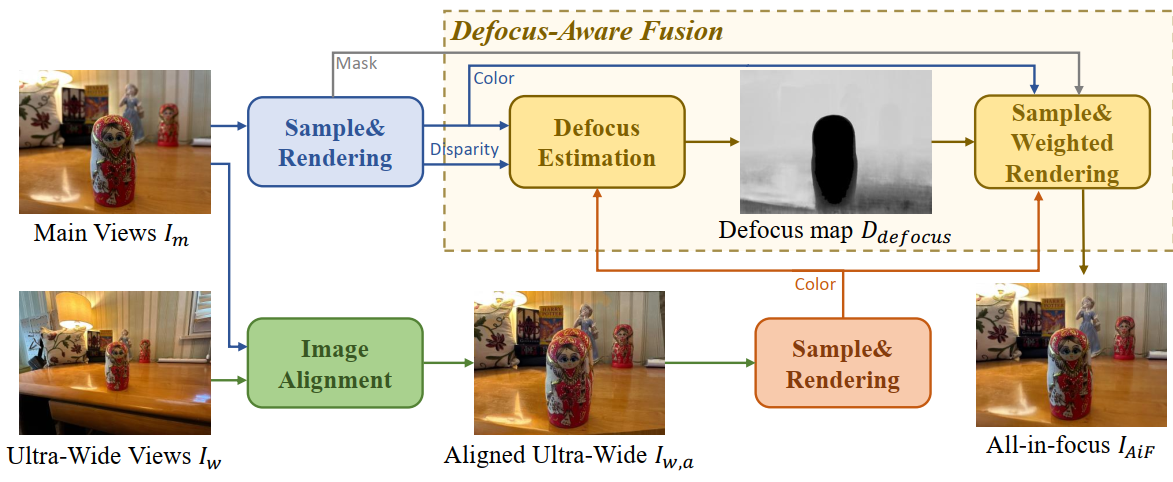
#> input picture dcnerf_github.png, 1173 x 482 px
$ python -i load_helper.py   (imports and definitions only)
#> lines starting #> are read from the running program, lines starting #| are printed output that depends on the picture
# Copyright 2020 Google LLC, University of Victoria, Czech Technical University
#
# Licensed under the Apache License, Version 2.0 (the "License");
# you may not use this file except in compliance with the License.
# You may obtain a copy of the License at
#
#      http://www.apache.org/licenses/LICENSE-2.0
#
# Unless required by applicable law or agreed to in writing, software
# distributed under the License is distributed on an "AS IS" BASIS,
# WITHOUT WARRANTIES OR CONDITIONS OF ANY KIND, either express or implied.
# See the License for the specific language governing permissions and
# limitations under the License.

import os
import cv2
import numpy as np
from .io_helper import load_h5


def load_image(image_path,
               use_color_image=False,
               input_width=512,
               crop_center=True,
               force_rgb=False):
    '''
    Loads image and do preprocessing.

    Parameters
    ----------
    image_path: Fullpath to the image.
    use_color_image: Flag to read color/gray image
    input_width: Width of the image for scaling
    crop_center: Flag to crop while scaling
    force_rgb: Flag to convert color image from BGR to RGB

    Returns
    -------
    Tuple of (Color/Gray image, scale_factor)
    '''
#> called with image_path = '../../../dcnerf_github.png', use_color_image = False, input_width = 512, crop_center = True, force_rgb = False

    # Assuming all images in the directory are color images
    image = cv2.imread(image_path)
#> image is the input picture: shape (482, 1173, 3); mean B, G, R 190, 206.5, 216.6
    if not use_color_image:
        image = cv2.cvtColor(image, cv2.COLOR_BGR2GRAY)
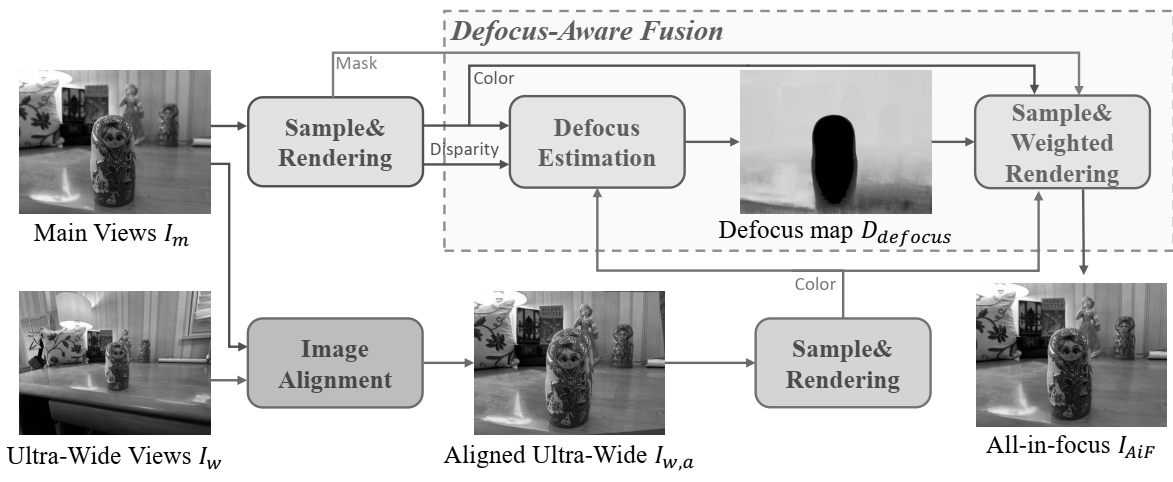
#> image: shape (482, 1173); min 0, max 255, mean 207.6
    elif force_rgb:
        image = cv2.cvtColor(image, cv2.COLOR_BGR2RGB)

    # Crop center and resize image into something reasonable
    scale_factor = 1.0
    if crop_center:
        rows, cols = image.shape[:2]
#> rows = 482; cols = 1173
        if rows > cols:
            cut = (rows - cols) // 2
            img_cropped = image[cut:cut + cols, :]
        else:
            cut = (cols - rows) // 2
#> cut = 345
            img_cropped = image[:, cut:cut + rows]
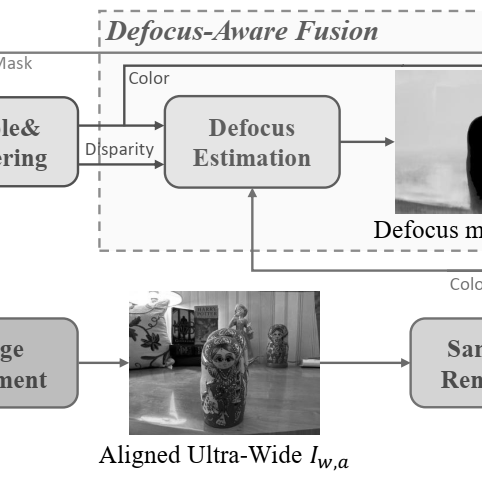
#> img_cropped: shape (482, 482); min 0, max 255, mean 216.7
        scale_factor = float(input_width) / float(img_cropped.shape[0])
#> scale_factor = 1.06
        image = cv2.resize(img_cropped, (input_width, input_width))
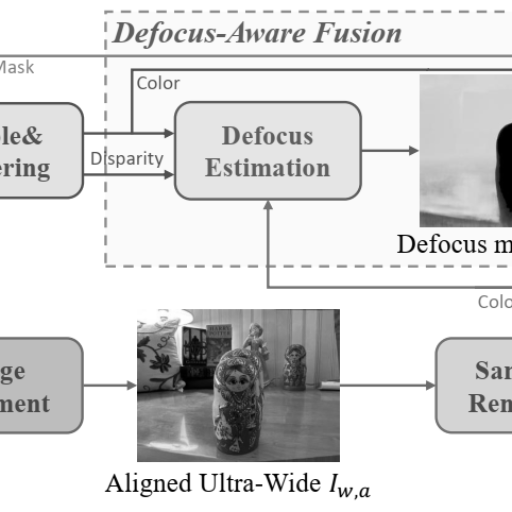
#> image: shape (512, 512); min 0, max 255, mean 216.7

    return (image, scale_factor)


def load_depth(depth_path):
    return load_h5(depth_path)['depth']


# [41 lines left out: functions load_vis, load_calib, not called in this run]

>>> result = load_image('../../../dcnerf_github.png')
